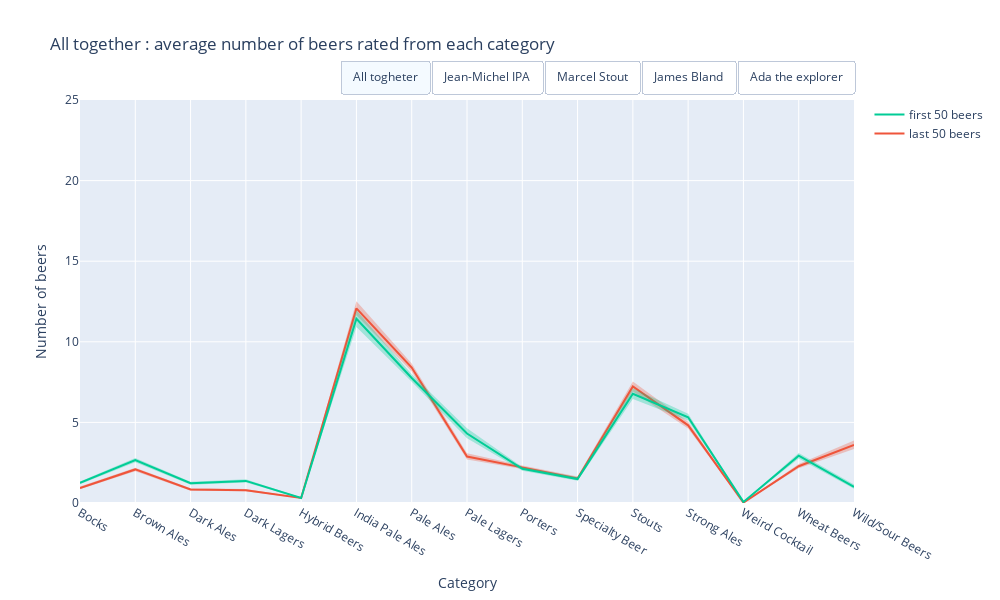

Write notebook code for a chart like this one.
### Code cell
#le vrai - redoo avec CI
mean_user = df_pivot.copy()
# plotly setup 
fig = go.Figure()

# Add one ore more traces
x = mean_user.index

for i in mapping.keys():
    viz = False
    if i == "All":
        viz = True
    
    #last
    #mean
    fig.add_trace(go.Scatter(x=x, y=mean_user.iloc[:, 25 + mapping[i]].values,
                             name='last 50 beers', mode='lines', line_color='rgb(239,85,59)', 
                             visible=viz, showlegend=True))
    #CI low
    fig.add_trace(go.Scatter(x=x, y=mean_user.iloc[:, 15 + mapping[i]].values,
                             name='first, CI Low', fill=None, mode='lines', line_width = 0.00,
                             fillcolor='rgba(239,85,59,0.3)', visible=viz, showlegend=False))
    #CI high
    fig.add_trace(go.Scatter(x=x, y=mean_user.iloc[:, 20 + mapping[i]].values,
                             name='first, CI high', fill='tonexty', mode='lines', line_width = 0.00,
                             fillcolor='rgba(239,85,59,0.3)', visible=viz, showlegend=False))

    #first
    #mean
    fig.add_trace(go.Scatter(x=x, y=mean_user.iloc[:, 10 + mapping[i]].values,
                             name='first 50 beers', mode='lines', line_color = "rgb(0,204,150)",
                             visible=viz, showlegend=True))
    #CI low
    fig.add_trace(go.Scatter(x=x, y=mean_user.iloc[:, 0 + mapping[i]].values,
                             name='first, CI Low', fill=None, mode='lines', line_width = 0.00,
                             fillcolor='rgba(0,204,150,0.3)', visible=viz, showlegend=False))
    #CI high
    fig.add_trace(go.Scatter(x=x, y=mean_user.iloc[:, 5 + mapping[i]].values,
                             name='first, CI High', fill='tonexty', mode='lines', line_width = 0.00,
                             fillcolor='rgba(0,204,150,0.3)', visible=viz, showlegend=False))

#build 5 mask coresponding to each button
list_0 = [True]*6 + [False]*24
list_1 = [False]*6 + [True]*6 + [False]*18
list_2 = [False]*12 + [True]*6 + [False]*12
list_3 = [False]*18 + [True]*6 + [False]*6
list_4 = [False]*24 + [True]*6

fig.update_layout(
    yaxis_range=[0,25],
    width=1000,
    height=600,
    updatemenus=[
        dict(
            type="buttons",
            direction="right",
            active=0,
            x=1,
            y=1.1,
            buttons=list([
                dict(label="All togheter",
                     method="update",
                     args=[{"visible": list_0},
                           {'title':'All together : average number of beers rated from each category'}]),
                dict(label="Jean-Michel IPA",
                     method="update",
                     args=[{"visible": list_1},
                           {'title' : 'Team "Jean-Michel IPA" : average number of beers rated from each category'}]),
                dict(label="Marcel Stout",
                     method="update",
                     args=[{"visible": list_2},
                           {'title' : 'Team "Marcel Stout" : average number of beers rated from each category'}]),
                dict(label="James Bland",
                     method="update",
                     args=[{"visible": list_3},
                           {'title' : 'Team "James Bland" : average number of beers rated from each category'}]),
                dict(label="Ada the explorer",
                     method="update",
                     args=[{"visible": list_4},
                           {'title' : 'Team "Ada the explorer" : average number of beers rated from each category'}])

            ]),
        )
    ])

# Set title
fig.update_xaxes(title_text="Category")
fig.update_yaxes(title_text="Number of beers")

fig.update_layout({'title' : 'All together : average number of beers rated from each category'})

fig.show()
fig.write_html("all_first_vs_last.html")

### Figure 1 — Plotly figure (JSON) as saved in the notebook; plotly's stock layout.template omitted (floating-point values rounded to 4 significant figures)
{"data": [{"line": {"color": "rgb(239,85,59)"}, "mode": "lines", "name": "last 50 beers", "showlegend": true, "type": "scatter", "visible": true, "x": ["Bocks", "Brown Ales", "Dark Ales", "Dark Lagers", "Hybrid Beers", "India Pale Ales", "Pale Ales", "Pale Lagers", "Porters", "Specialty Beer", "Stouts", "Strong Ales", "Weird Cocktail", "Wheat Beers", "Wild/Sour Beers"], "y": [0.933, 2.082, 0.8371, 0.7907, 0.3124, 12.08, 8.402, 2.882, 2.21, 1.526, 7.224, 4.819, 0.02165, 2.282, 3.601]}, {"fillcolor": "rgba(239,85,59,0.3)", "line": {"width": 0}, "mode": "lines", "name": "first, CI Low", "showlegend": false, "type": "scatter", "visible": true, "x": ["Bocks", "Brown Ales", "Dark Ales", "Dark Lagers", "Hybrid Beers", "India Pale Ales", "Pale Ales", "Pale Lagers", "Porters", "Specialty Beer", "Stouts", "Strong Ales", "Weird Cocktail", "Wheat Beers", "Wild/Sour Beers"], "y": [0.8515, 1.975, 0.7649, 0.7231, 0.2773, 11.64, 8.159, 2.699, 2.102, 1.42, 6.922, 4.622, 0.0134, 2.158, 3.348]}, {"fill": "tonexty", "fillcolor": "rgba(239,85,59,0.3)", "line": {"width": 0}, "mode": "lines", "name": "first, CI high", "showlegend": false, "type": "scatter", "visible": true, "x": ["Bocks", "Brown Ales", "Dark Ales", "Dark Lagers", "Hybrid Beers", "India Pale Ales", "Pale Ales", "Pale Lagers", "Porters", "Specialty Beer", "Stouts", "Strong Ales", "Weird Cocktail", "Wheat Beers", "Wild/Sour Beers"], "y": [1.02, 2.194, 0.9155, 0.8608, 0.3474, 12.52, 8.653, 3.087, 2.32, 1.644, 7.542, 5.033, 0.03093, 2.412, 3.877]}, {"line": {"color": "rgb(0,204,150)"}, "mode": "lines", "name": "first 50 beers", "showlegend": true, "type": "scatter", "visible": true, "x": ["Bocks", "Brown Ales", "Dark Ales", "Dark Lagers", "Hybrid Beers", "India Pale Ales", "Pale Ales", "Pale Lagers", "Porters", "Specialty Beer", "Stouts", "Strong Ales", "Weird Cocktail", "Wheat Beers", "Wild/Sour Beers"], "y": [1.247, 2.662, 1.225, 1.371, 0.3072, 11.43, 7.753, 4.309, 2.119, 1.487, 6.773, 5.315, 0.06701, 2.936, 1.001]}, {"fillcolor": "rgba(0,204,150,0.3)", "line": {"width": 0}, "mode": "lines", "name": "first, CI Low", "showlegend": false, "type": "scatter", "visible": true, "x": ["Bocks", "Brown Ales", "Dark Ales", "Dark Lagers", "Hybrid Beers", "India Pale Ales", "Pale Ales", "Pale Lagers", "Porters", "Specialty Beer", "Stouts", "Strong Ales", "Weird Cocktail", "Wheat Beers", "Wild/Sour Beers"], "y": [1.161, 2.532, 1.138, 1.27, 0.2722, 10.93, 7.52, 4.009, 2.002, 1.378, 6.446, 5.11, 0.05052, 2.768, 0.8825]}, {"fill": "tonexty", "fillcolor": "rgba(0,204,150,0.3)", "line": {"width": 0}, "mode": "lines", "name": "first, CI High", "showlegend": false, "type": "scatter", "visible": true, "x": ["Bocks", "Brown Ales", "Dark Ales", "Dark Lagers", "Hybrid Beers", "India Pale Ales", "Pale Ales", "Pale Lagers", "Porters", "Specialty Beer", "Stouts", "Strong Ales", "Weird Cocktail", "Wheat Beers", "Wild/Sour Beers"], "y": [1.341, 2.791, 1.314, 1.478, 0.3433, 11.96, 7.987, 4.634, 2.237, 1.609, 7.126, 5.54, 0.08454, 3.102, 1.144]}, {"line": {"color": "rgb(239,85,59)"}, "mode": "lines", "name": "last 50 beers", "showlegend": true, "type": "scatter", "visible": false, "x": ["Bocks", "Brown Ales", "Dark Ales", "Dark Lagers", "Hybrid Beers", "India Pale Ales", "Pale Ales", "Pale Lagers", "Porters", "Specialty Beer", "Stouts", "Strong Ales", "Weird Cocktail", "Wheat Beers", "Wild/Sour Beers"], "y": [0.5314, 1.264, 0.4519, 0.4895, 0.2469, 16.16, 8.142, 2.201, 1.962, 1.201, 7.607, 3.703, 0.008368, 1.824, 4.205]}, {"fillcolor": "rgba(239,85,59,0.3)", "line": {"width": 0}, "mode": "lines", "name": "first, CI Low", "showlegend": false, "type": "scatter", "visible": false, "x": ["Bocks", "Brown Ales", "Dark Ales", "Dark Lagers", "Hybrid Beers", "India Pale Ales", "Pale Ales", "Pale Lagers", "Porters", "Specialty Beer", "Stouts", "Strong Ales", "Weird Cocktail", "Wheat Beers", "Wild/Sour Beers"], "y": [0.4184, 1.105, 0.3556, 0.3933, 0.1841, 15.23, 7.658, 1.908, 1.762, 1.033, 6.958, 3.368, 0, 1.619, 3.715]}, {"fill": "tonexty", "fillcolor": "rgba(239,85,59,0.3)", "line": {"width": 0}, "mode": "lines", "name": "first, CI high", "showlegend": false, "type": "scatter", "visible": false, "x": ["Bocks", "Brown Ales", "Dark Ales", "Dark Lagers", "Hybrid Beers", "India Pale Ales", "Pale Ales", "Pale Lagers", "Porters", "Specialty Beer", "Stouts", "Strong Ales", "Weird Cocktail", "Wheat Beers", "Wild/Sour Beers"], "y": [0.6653, 1.431, 0.569, 0.5941, 0.3096, 17.16, 8.644, 2.54, 2.184, 1.384, 8.326, 4.063, 0.02092, 2.067, 4.778]}, {"line": {"color": "rgb(0,204,150)"}, "mode": "lines", "name": "first 50 beers", "showlegend": true, "type": "scatter", "visible": false, "x": ["Bocks", "Brown Ales", "Dark Ales", "Dark Lagers", "Hybrid Beers", "India Pale Ales", "Pale Ales", "Pale Lagers", "Porters", "Specialty Beer", "Stouts", "Strong Ales", "Weird Cocktail", "Wheat Beers", "Wild/Sour Beers"], "y": [0.5983, 1.732, 0.6151, 0.5481, 0.2343, 22.83, 7.469, 2.013, 1.351, 1.222, 4.556, 4.075, 0.01255, 1.879, 0.8619]}, {"fillcolor": "rgba(0,204,150,0.3)", "line": {"width": 0}, "mode": "lines", "name": "first, CI Low", "showlegend": false, "type": "scatter", "visible": false, "x": ["Bocks", "Brown Ales", "Dark Ales", "Dark Lagers", "Hybrid Beers", "India Pale Ales", "Pale Ales", "Pale Lagers", "Porters", "Specialty Beer", "Stouts", "Strong Ales", "Weird Cocktail", "Wheat Beers", "Wild/Sour Beers"], "y": [0.4979, 1.548, 0.5063, 0.4393, 0.1715, 22.16, 7.059, 1.766, 1.188, 1.046, 4.134, 3.757, 0, 1.669, 0.6778]}, {"fill": "tonexty", "fillcolor": "rgba(0,204,150,0.3)", "line": {"width": 0}, "mode": "lines", "name": "first, CI High", "showlegend": false, "type": "scatter", "visible": false, "x": ["Bocks", "Brown Ales", "Dark Ales", "Dark Lagers", "Hybrid Beers", "India Pale Ales", "Pale Ales", "Pale Lagers", "Porters", "Specialty Beer", "Stouts", "Strong Ales", "Weird Cocktail", "Wheat Beers", "Wild/Sour Beers"], "y": [0.7197, 1.925, 0.7364, 0.6653, 0.3013, 23.54, 7.925, 2.293, 1.519, 1.431, 4.983, 4.406, 0.02929, 2.113, 1.142]}, {"line": {"color": "rgb(239,85,59)"}, "mode": "lines", "name": "last 50 beers", "showlegend": true, "type": "scatter", "visible": false, "x": ["Bocks", "Brown Ales", "Dark Ales", "Dark Lagers", "Hybrid Beers", "India Pale Ales", "Pale Ales", "Pale Lagers", "Porters", "Specialty Beer", "Stouts", "Strong Ales", "Weird Cocktail", "Wheat Beers", "Wild/Sour Beers"], "y": [0.5482, 1.888, 0.599, 0.5482, 0.2437, 11.47, 7.036, 1.635, 2.574, 1.477, 10.19, 5.122, 0.005076, 1.868, 4.792]}, {"fillcolor": "rgba(239,85,59,0.3)", "line": {"width": 0}, "mode": "lines", "name": "first, CI Low", "showlegend": false, "type": "scatter", "visible": false, "x": ["Bocks", "Brown Ales", "Dark Ales", "Dark Lagers", "Hybrid Beers", "India Pale Ales", "Pale Ales", "Pale Lagers", "Porters", "Specialty Beer", "Stouts", "Strong Ales", "Weird Cocktail", "Wheat Beers", "Wild/Sour Beers"], "y": [0.4365, 1.665, 0.4772, 0.4315, 0.1726, 10.68, 6.574, 1.36, 2.325, 1.259, 9.487, 4.655, 0, 1.64, 4.193]}, {"fill": "tonexty", "fillcolor": "rgba(239,85,59,0.3)", "line": {"width": 0}, "mode": "lines", "name": "first, CI high", "showlegend": false, "type": "scatter", "visible": false, "x": ["Bocks", "Brown Ales", "Dark Ales", "Dark Lagers", "Hybrid Beers", "India Pale Ales", "Pale Ales", "Pale Lagers", "Porters", "Specialty Beer", "Stouts", "Strong Ales", "Weird Cocktail", "Wheat Beers", "Wild/Sour Beers"], "y": [0.6751, 2.142, 0.731, 0.6904, 0.3096, 12.36, 7.497, 1.954, 2.832, 1.741, 10.97, 5.645, 0.01523, 2.112, 5.482]}, {"line": {"color": "rgb(0,204,150)"}, "mode": "lines", "name": "first 50 beers", "showlegend": true, "type": "scatter", "visible": false, "x": ["Bocks", "Brown Ales", "Dark Ales", "Dark Lagers", "Hybrid Beers", "India Pale Ales", "Pale Ales", "Pale Lagers", "Porters", "Specialty Beer", "Stouts", "Strong Ales", "Weird Cocktail", "Wheat Beers", "Wild/Sour Beers"], "y": [0.8122, 2.528, 0.9695, 0.6294, 0.2792, 9.873, 4.766, 1.294, 3.086, 1.335, 15.12, 6.183, 0.07614, 1.548, 1.497]}, {"fillcolor": "rgba(0,204,150,0.3)", "line": {"width": 0}, "mode": "lines", "name": "first, CI Low", "showlegend": false, "type": "scatter", "visible": false, "x": ["Bocks", "Brown Ales", "Dark Ales", "Dark Lagers", "Hybrid Beers", "India Pale Ales", "Pale Ales", "Pale Lagers", "Porters", "Specialty Beer", "Stouts", "Strong Ales", "Weird Cocktail", "Wheat Beers", "Wild/Sour Beers"], "y": [0.6701, 2.244, 0.802, 0.4975, 0.2081, 9.076, 4.406, 1.107, 2.777, 1.132, 14.47, 5.675, 0.04061, 1.33, 1.173]}, {"fill": "tonexty", "fillcolor": "rgba(0,204,150,0.3)", "line": {"width": 0}, "mode": "lines", "name": "first, CI High", "showlegend": false, "type": "scatter", "visible": false, "x": ["Bocks", "Brown Ales", "Dark Ales", "Dark Lagers", "Hybrid Beers", "India Pale Ales", "Pale Ales", "Pale Lagers", "Porters", "Specialty Beer", "Stouts", "Strong Ales", "Weird Cocktail", "Wheat Beers", "Wild/Sour Beers"], "y": [0.9645, 2.838, 1.157, 0.7766, 0.3503, 10.62, 5.122, 1.492, 3.421, 1.574, 15.87, 6.746, 0.1218, 1.829, 1.914]}, {"line": {"color": "rgb(239,85,59)"}, "mode": "lines", "name": "last 50 beers", "showlegend": true, "type": "scatter", "visible": false, "x": ["Bocks", "Brown Ales", "Dark Ales", "Dark Lagers", "Hybrid Beers", "India Pale Ales", "Pale Ales", "Pale Lagers", "Porters", "Specialty Beer", "Stouts", "Strong Ales", "Weird Cocktail", "Wheat Beers", "Wild/Sour Beers"], "y": [1.631, 2.617, 1.22, 1.27, 0.2979, 10.15, 9.511, 4.652, 2.163, 1.688, 5.298, 4.681, 0.02837, 2.894, 1.901]}, {"fillcolor": "rgba(239,85,59,0.3)", "line": {"width": 0}, "mode": "lines", "name": "first, CI Low", "showlegend": false, "type": "scatter", "visible": false, "x": ["Bocks", "Brown Ales", "Dark Ales", "Dark Lagers", "Hybrid Beers", "India Pale Ales", "Pale Ales", "Pale Lagers", "Porters", "Specialty Beer", "Stouts", "Strong Ales", "Weird Cocktail", "Wheat Beers", "Wild/Sour Beers"], "y": [1.34, 2.326, 0.9929, 1.064, 0.2057, 9.099, 8.929, 4.078, 1.879, 1.383, 4.73, 4.191, 0.007092, 2.532, 1.485]}, {"fill": "tonexty", "fillcolor": "rgba(239,85,59,0.3)", "line": {"width": 0}, "mode": "lines", "name": "first, CI high", "showlegend": false, "type": "scatter", "visible": false, "x": ["Bocks", "Brown Ales", "Dark Ales", "Dark Lagers", "Hybrid Beers", "India Pale Ales", "Pale Ales", "Pale Lagers", "Porters", "Specialty Beer", "Stouts", "Strong Ales", "Weird Cocktail", "Wheat Beers", "Wild/Sour Beers"], "y": [1.993, 2.915, 1.475, 1.496, 0.3972, 11.35, 10.16, 5.305, 2.461, 2.135, 5.95, 5.213, 0.05674, 3.291, 2.504]}, {"line": {"color": "rgb(0,204,150)"}, "mode": "lines", "name": "first 50 beers", "showlegend": true, "type": "scatter", "visible": false, "x": ["Bocks", "Brown Ales", "Dark Ales", "Dark Lagers", "Hybrid Beers", "India Pale Ales", "Pale Ales", "Pale Lagers", "Porters", "Specialty Beer", "Stouts", "Strong Ales", "Weird Cocktail", "Wheat Beers", "Wild/Sour Beers"], "y": [1.794, 2.723, 1.426, 3.348, 0.383, 3.298, 7.78, 13.62, 1.56, 1.418, 3.511, 3.95, 0.156, 4.745, 0.2837]}, {"fillcolor": "rgba(0,204,150,0.3)", "line": {"width": 0}, "mode": "lines", "name": "first, CI Low", "showlegend": false, "type": "scatter", "visible": false, "x": ["Bocks", "Brown Ales", "Dark Ales", "Dark Lagers", "Hybrid Beers", "India Pale Ales", "Pale Ales", "Pale Lagers", "Porters", "Specialty Beer", "Stouts", "Strong Ales", "Weird Cocktail", "Wheat Beers", "Wild/Sour Beers"], "y": [1.525, 2.404, 1.199, 3.028, 0.2837, 2.844, 7.206, 12.75, 1.326, 1.17, 3.099, 3.567, 0.09929, 4.27, 0.1915]}, {"fill": "tonexty", "fillcolor": "rgba(0,204,150,0.3)", "line": {"width": 0}, "mode": "lines", "name": "first, CI High", "showlegend": false, "type": "scatter", "visible": false, "x": ["Bocks", "Brown Ales", "Dark Ales", "Dark Lagers", "Hybrid Beers", "India Pale Ales", "Pale Ales", "Pale Lagers", "Porters", "Specialty Beer", "Stouts", "Strong Ales", "Weird Cocktail", "Wheat Beers", "Wild/Sour Beers"], "y": [2.092, 3.057, 1.674, 3.667, 0.4965, 3.809, 8.34, 14.63, 1.816, 1.723, 3.979, 4.362, 0.2128, 5.227, 0.3901]}, {"line": {"color": "rgb(239,85,59)"}, "mode": "lines", "name": "last 50 beers", "showlegend": true, "type": "scatter", "visible": false, "x": ["Bocks", "Brown Ales", "Dark Ales", "Dark Lagers", "Hybrid Beers", "India Pale Ales", "Pale Ales", "Pale Lagers", "Porters", "Specialty Beer", "Stouts", "Strong Ales", "Weird Cocktail", "Wheat Beers", "Wild/Sour Beers"], "y": [1.12, 2.486, 1.053, 0.9237, 0.3919, 10.59, 8.847, 3.288, 2.196, 1.69, 6.193, 5.394, 0.03562, 2.55, 3.247]}, {"fillcolor": "rgba(239,85,59,0.3)", "line": {"width": 0}, "mode": "lines", "name": "first, CI Low", "showlegend": false, "type": "scatter", "visible": false, "x": ["Bocks", "Brown Ales", "Dark Ales", "Dark Lagers", "Hybrid Beers", "India Pale Ales", "Pale Ales", "Pale Lagers", "Porters", "Specialty Beer", "Stouts", "Strong Ales", "Weird Cocktail", "Wheat Beers", "Wild/Sour Beers"], "y": [0.9949, 2.313, 0.9288, 0.8168, 0.3333, 9.992, 8.471, 3.013, 2.037, 1.517, 5.819, 5.081, 0.01781, 2.354, 2.875]}, {"fill": "tonexty", "fillcolor": "rgba(239,85,59,0.3)", "line": {"width": 0}, "mode": "lines", "name": "first, CI high", "showlegend": false, "type": "scatter", "visible": false, "x": ["Bocks", "Brown Ales", "Dark Ales", "Dark Lagers", "Hybrid Beers", "India Pale Ales", "Pale Ales", "Pale Lagers", "Porters", "Specialty Beer", "Stouts", "Strong Ales", "Weird Cocktail", "Wheat Beers", "Wild/Sour Beers"], "y": [1.249, 2.659, 1.188, 1.041, 0.4529, 11.18, 9.257, 3.613, 2.361, 1.883, 6.598, 5.735, 0.05344, 2.758, 3.682]}, {"line": {"color": "rgb(0,204,150)"}, "mode": "lines", "name": "first 50 beers", "showlegend": true, "type": "scatter", "visible": false, "x": ["Bocks", "Brown Ales", "Dark Ales", "Dark Lagers", "Hybrid Beers", "India Pale Ales", "Pale Ales", "Pale Lagers", "Porters", "Specialty Beer", "Stouts", "Strong Ales", "Weird Cocktail", "Wheat Beers", "Wild/Sour Beers"], "y": [1.664, 3.272, 1.651, 1.534, 0.3384, 8.188, 9.412, 3.875, 2.3, 1.748, 5.107, 6.125, 0.06361, 3.626, 1.094]}, {"fillcolor": "rgba(0,204,150,0.3)", "line": {"width": 0}, "mode": "lines", "name": "first, CI Low", "showlegend": false, "type": "scatter", "visible": false, "x": ["Bocks", "Brown Ales", "Dark Ales", "Dark Lagers", "Hybrid Beers", "India Pale Ales", "Pale Ales", "Pale Lagers", "Porters", "Specialty Beer", "Stouts", "Strong Ales", "Weird Cocktail", "Wheat Beers", "Wild/Sour Beers"], "y": [1.511, 3.074, 1.501, 1.397, 0.2824, 7.784, 9.061, 3.621, 2.127, 1.562, 4.855, 5.794, 0.04071, 3.369, 0.9109]}, {"fill": "tonexty", "fillcolor": "rgba(0,204,150,0.3)", "line": {"width": 0}, "mode": "lines", "name": "first, CI High", "showlegend": false, "type": "scatter", "visible": false, "x": ["Bocks", "Brown Ales", "Dark Ales", "Dark Lagers", "Hybrid Beers", "India Pale Ales", "Pale Ales", "Pale Lagers", "Porters", "Specialty Beer", "Stouts", "Strong Ales", "Weird Cocktail", "Wheat Beers", "Wild/Sour Beers"], "y": [1.824, 3.483, 1.807, 1.679, 0.3969, 8.598, 9.766, 4.137, 2.483, 1.98, 5.356, 6.481, 0.08906, 3.919, 1.344]}], "layout": {"height": 600, "title": {"text": "All together : average number of beers rated from each category"}, "updatemenus": [{"active": 0, "buttons": [{"args": [{"visible": [true, true, true, true, true, true, false, false, false, false, false, false, false, false, false, false, false, false, false, false, false, false, false, false, false, false, false, false, false, false]}, {"title": "All together : average number of beers rated from each category"}], "label": "All togheter", "method": "update"}, {"args": [{"visible": [false, false, false, false, false, false, true, true, true, true, true, true, false, false, false, false, false, false, false, false, false, false, false, false, false, false, false, false, false, false]}, {"title": "Team \"Jean-Michel IPA\" : average number of beers rated from each category"}], "label": "Jean-Michel IPA", "method": "update"}, {"args": [{"visible": [false, false, false, false, false, false, false, false, false, false, false, false, true, true, true, true, true, true, false, false, false, false, false, false, false, false, false, false, false, false]}, {"title": "Team \"Marcel Stout\" : average number of beers rated from each category"}], "label": "Marcel Stout", "method": "update"}, {"args": [{"visible": [false, false, false, false, false, false, false, false, false, false, false, false, false, false, false, false, false, false, true, true, true, true, true, true, false, false, false, false, false, false]}, {"title": "Team \"James Bland\" : average number of beers rated from each category"}], "label": "James Bland", "method": "update"}, {"args": [{"visible": [false, false, false, false, false, false, false, false, false, false, false, false, false, false, false, false, false, false, false, false, false, false, false, false, true, true, true, true, true, true]}, {"title": "Team \"Ada the explorer\" : average number of beers rated from each category"}], "label": "Ada the explorer", "method": "update"}], "direction": "right", "type": "buttons", "x": 1, "y": 1.1}], "width": 1000, "xaxis": {"title": {"text": "Category"}}, "yaxis": {"range": [0, 25], "title": {"text": "Number of beers"}}}}
